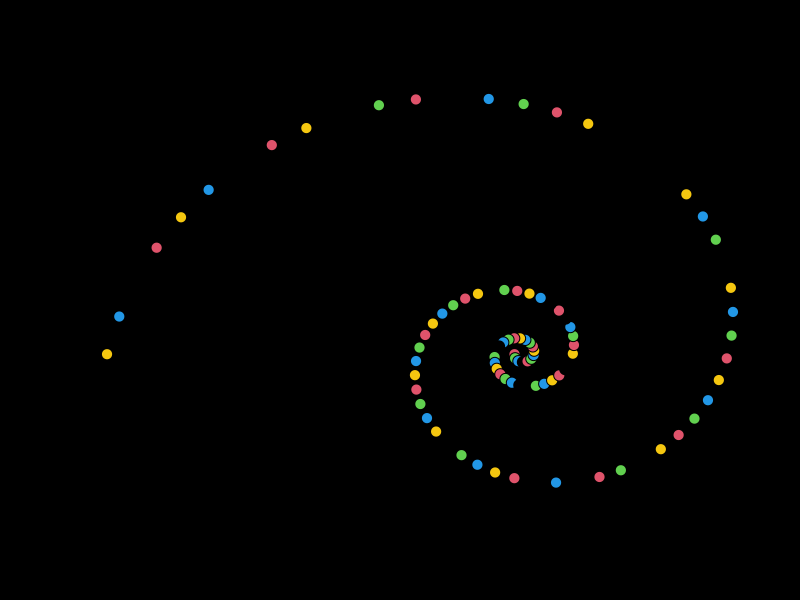
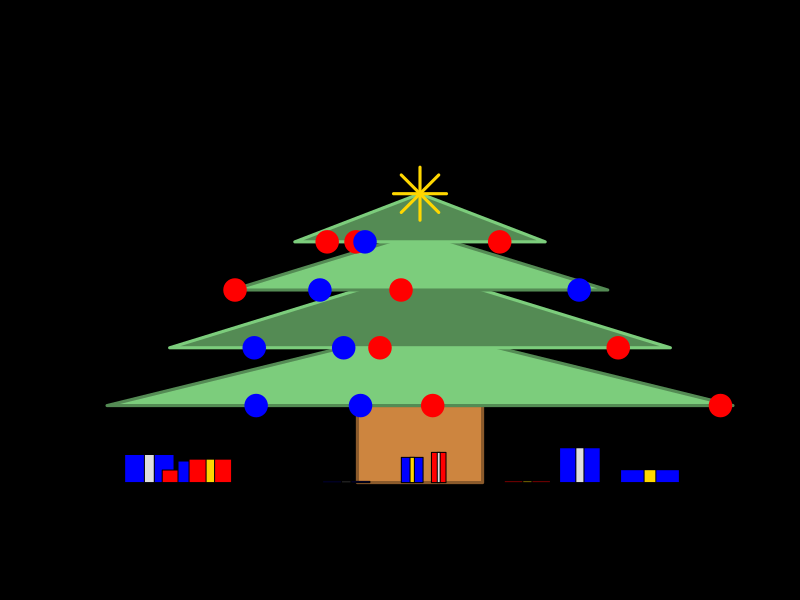

Reproduce these figures in R, in order.
## ---- chunk 1
N <- 120
par(bg="black")
h <- rep(c(2:4,7),N/3)
h[sample(N,N/5)] <- 0
plot((-2)^as.complex(seq(1,49,len=100)^0.5),
        pch=21,bg=h,xlab="", ylab="", xaxt="n",yaxt="n", cex=1.5)
text(-25,50,"Happy Holidays!",cex=2,col=ifelse(h%%2,"white","black"))
## ---- chunk 2
# Make the canvas
plot(1:10,1:10,xlim=c(-5,5),ylim=c(0,10),type="n",xlab="",ylab="",xaxt="n",yaxt="n")
# Make the branches
rect(-1,0,1,2,col="tan3",border="tan4",lwd=3)
polygon(c(-5,0,5),c(2,4,2),col="palegreen3",border="palegreen4",lwd=3)
polygon(c(-4,0,4),c(3.5,5.5,3.5),col="palegreen4",border="palegreen3",lwd=3)
polygon(c(-3,0,3),c(5,6.5,5),col="palegreen3",border="palegreen4",lwd=3)
polygon(c(-2,0,2),c(6.25,7.5,6.25),col="palegreen4",border="palegreen3",lwd=3)

#Add some ornaments
points(x=runif(4,-5,5),y=rep(2,4),col=sample(c("blue","red"),size=4,replace=T),cex=3,pch=19)
points(x=runif(4,-4,4),y=rep(3.5,4),col=sample(c("blue","red"),size=4,replace=T),cex=3,pch=19)
points(x=runif(4,-3,3),y=rep(5,4),col=sample(c("blue","red"),size=4,replace=T),cex=3,pch=19)
points(x=runif(4,-2,2),y=rep(6.25,4),col=sample(c("blue","red"),size=4,replace=T),cex=3,pch=19)
points(0,7.5,pch=8,cex=5,col="gold",lwd=3)

# Add some presents
xPres = runif(10,-4.5,4.5)
xWidth = runif(10,0.1,0.5)
xHeight=runif(10,0,1)
for(i in 1:10){
  rect(xPres[i]-xWidth[i],0,xPres[i]+xWidth[i],xHeight[i],col=sample(c("blue","red"),size=1))
  rect(xPres[i]-0.2*xWidth[i],0,xPres[i]+0.2*xWidth[i],xHeight[i],col=sample(c("gold","grey87"),size=1))
}
